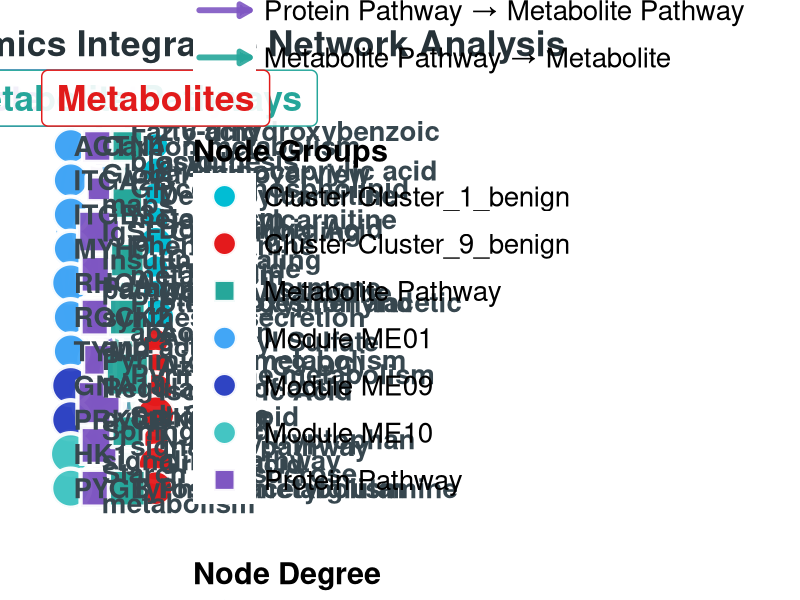
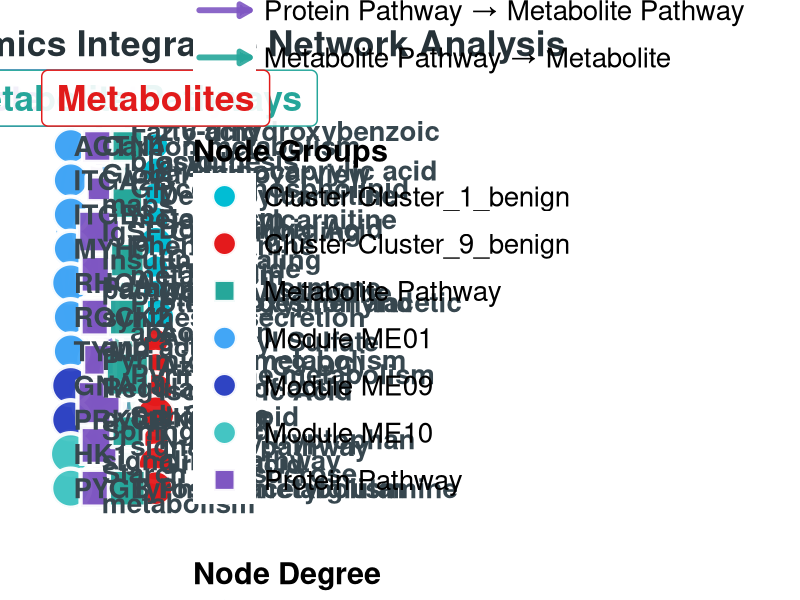
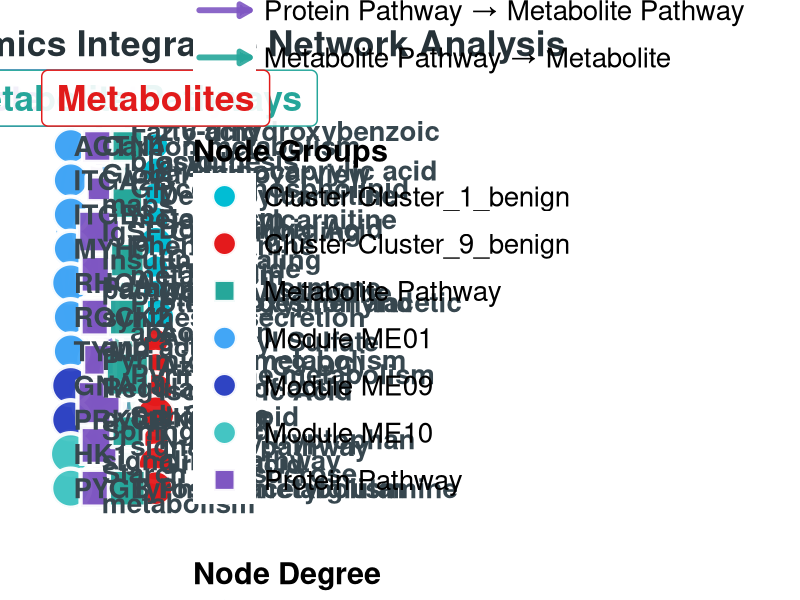

Write the R code that produced these figures, in order.
library(tidyverse)
library(igraph)
library(viridis)
library(patchwork)

## =============================
## 1. 读取数据
## =============================
prot  <- read.csv("Protein.csv", check.names = FALSE)
metab <- read.csv("Metabolism.csv", check.names = FALSE)
cross <- read.csv("pathway_correlation_results_FDR_BH.csv", check.names = FALSE)


cat("📊 Loading data...\n")

## =============================
## 2. 构建网络
## =============================

proteins      <- unique(prot$Gene)
proteins_pref <- paste0("P_", proteins)

prot_pathways     <- unique(cross$Protein)
prot_path_pref    <- paste0("PP_", prot_pathways)


meta_pathways  <- unique(cross$Metabolite)
meta_path_pref    <- paste0("MP_", meta_pathways)

metabolites       <- unique(metab$Metabolite)
metabolites_pref  <- paste0("M_", metabolites)

nodes <- tibble(
  name = c(proteins_pref, prot_path_pref, meta_path_pref, metabolites_pref),
  type = c(
    rep("Protein",            length(proteins_pref)),
    rep("Protein_Pathway",    length(prot_path_pref)),
    rep("Metabolite_Pathway", length(meta_path_pref)),
    rep("Metabolite",         length(metabolites_pref))
  )
)

# 绑定原始名字 + Module / Cluster
nodes <- nodes %>%
  mutate(raw_name = gsub("^(P_|PP_|MP_|M_)", "", name))

# 蛋白的 Module
prot_module <- prot %>%
  distinct(Gene, Module)

# 代谢物的 Cluster
metab_cluster <- metab %>%
  distinct(Metabolite, Cluster)

nodes <- nodes %>%
  left_join(prot_module,  by = c("raw_name" = "Gene")) %>%
  left_join(metab_cluster, by = c("raw_name" = "Metabolite"))

# 构建边
edges_p_to_pp <- prot %>%
  filter(Terms %in% prot_pathways) %>%
  transmute(from = paste0("P_", Gene), to = paste0("PP_", Terms)) %>%
  distinct()

edges_pp_to_mp <- cross %>%
  filter( FDR_BH < 0.001) %>%   # ✅ 只保留显著相关
  transmute(
    from = paste0("PP_", Protein),
    to   = paste0("MP_", Metabolite),
    corr = Correlation,
    pval = FDR_BH
  ) %>%
  distinct(from, to, .keep_all = TRUE)


edges_mp_to_m <- metab %>%
  filter(Terms %in% meta_pathways) %>%
  transmute(from = paste0("MP_", Terms), to = paste0("M_", Metabolite)) %>%
  distinct()

edges_all <- bind_rows(
  edges_p_to_pp %>% mutate(corr = NA_real_, pval = NA_real_),
  edges_pp_to_mp,  # ✅ 自带 corr / pval
  edges_mp_to_m %>% mutate(corr = NA_real_, pval = NA_real_)
) %>%
  filter(from %in% nodes$name & to %in% nodes$name)


g <- graph_from_data_frame(edges_all, vertices = nodes, directed = TRUE)


cat(sprintf("✓ Network: %d nodes, %d edges\n", vcount(g), ecount(g)))

## =============================
## 3. 节点属性
## =============================

degree_df <- tibble(name = V(g)$name, degree = degree(g, mode = "all"))
nodes <- nodes %>% left_join(degree_df, by = "name")

## =============================
## 4. 等高布局（按 Module / Cluster 排序）
## =============================

LAYER_X <- c(
  "Protein" = 2,
  "Protein_Pathway" = 8,
  "Metabolite_Pathway" = 14,
  "Metabolite" = 20
)

TOTAL_HEIGHT <- 20

# 先得到蛋白 Module 和代谢物 Cluster 的排序
prot_module_order <- nodes %>%
  filter(type == "Protein", !is.na(Module)) %>%
  pull(Module) %>%
  unique() %>%
  sort()

metab_cluster_order <- nodes %>%
  filter(type == "Metabolite", !is.na(Cluster)) %>%
  pull(Cluster) %>%
  unique() %>%
  sort()

nodes_layout <- nodes %>%
  mutate(
    x = LAYER_X[type],
    layer_num = match(type, names(LAYER_X)),
    
    # 为 Protein / Metabolite 生成数值排序键
    sort_key = dplyr::case_when(
      type == "Protein"    ~ as.numeric(match(Module,  prot_module_order)),
      type == "Metabolite" ~ as.numeric(match(Cluster, metab_cluster_order)),
      TRUE                 ~ NA_real_
    )
  ) %>%
  group_by(layer_num, type) %>%
  arrange(sort_key, raw_name, .by_group = TRUE) %>%  # 先按分类，再按名字
  mutate(
    n_nodes = n(),
    row_idx = row_number()
  ) %>%
  ungroup() %>%
  mutate(
    spacing = ifelse(n_nodes == 1, 0, TOTAL_HEIGHT / (n_nodes - 1)),
    y = ifelse(
      n_nodes == 1,
      0,
      -(row_idx - 1) * spacing + TOTAL_HEIGHT / 2
    )
  )

nodes_layout <- nodes_layout %>%
  mutate(
    raw_name_wrapped = case_when(
      # 只对包含这个通路名的节点换行
      grepl("Parathyroid hormone synthesis, secretion and action", raw_name) ~
        gsub(",", ",\n", raw_name),
      
      # 如果你希望所有包含逗号的名称都换行，则改成：
      # grepl(",", raw_name) ~ gsub(",", ",\n", raw_name),
      
      TRUE ~ raw_name
    )
  )


## =============================
## 4.1 组信息:Module / Cluster → group
## =============================
wrap_string <- function(x, width = 22){
  sapply(x, function(s){
    paste(strwrap(s, width = width), collapse = "\n")
  })
}

nodes_layout <- nodes_layout %>%
  mutate(
    raw_name_wrapped = wrap_string(raw_name, width = 22)
  )



nodes_layout <- nodes_layout %>%
  mutate(
    group = dplyr::case_when(
      type == "Protein"    & !is.na(Module)  ~ paste0("Module ", Module),
      type == "Metabolite" & !is.na(Cluster) ~ paste0("Cluster ", Cluster),
      type == "Protein_Pathway"              ~ "Protein Pathway",
      type == "Metabolite_Pathway"           ~ "Metabolite Pathway",
      TRUE ~ as.character(type)
    )
  )

## =============================
## 5. 边数据(添加曲线参数)
## =============================

# 这里用 from = Protein Pathway 节点名，to = Metabolite Pathway 节点名
# 注意：要写的是带前缀的名字，比如 "PP_xxx" / "MP_xxx"
key_edges <- tribble(
  ~from,                            ~to,
  "PP_IgSF CAM signaling",         "MP_Phenylalanine metabolism",
  "PP_Sphingolipid signaling pathway", "MP_Sphingolipid signaling pathway"
)

# 
# edge_data <- edges %>%
#   left_join(nodes_layout %>% select(name, x_from = x, y_from = y), 
#             by = c("from" = "name")) %>%
#   left_join(nodes_layout %>% select(name, x_to = x, y_to = y), 
#             by = c("to" = "name")) %>%
#   mutate(
#     edge_type = case_when(
#       x_to == LAYER_X["Protein_Pathway"]    ~ "Type1", # Protein → Protein Pathway
#       x_to == LAYER_X["Metabolite_Pathway"] ~ "Type2", # Protein Pathway → Metabolite Pathway
#       x_to == LAYER_X["Metabolite"]         ~ "Type3"  # Metabolite Pathway → Metabolite
#     ),
#     curvature = (y_to - y_from) / 20 * 0.3
#   ) %>%
#   # 标记关键通路-通路边：只在 Type2（PP→MP）里检测
#   left_join(
#     key_edges %>% mutate(is_key = TRUE),
#     by = c("from", "to")
#   ) %>%
#   mutate(
#     is_key = ifelse(is.na(is_key), FALSE, is_key),
#     edge_group = dplyr::case_when(
#       is_key ~ "Key_Pathway_Cross",   # ⭐ 关键边
#       TRUE   ~ edge_type              # 其他边用原来的 Type1/2/3
#     )
#   )
# 
# edge_data <- edge_data %>%
#   mutate(
#     edge_size = dplyr::case_when(
#       edge_group == "Key_Pathway_Cross" ~ 2.0,   # ⭐ 关键边：更粗
#       TRUE                               ~ 1.2    # 普通边
#     )
#   )
edge_data <- edges_all %>%
  left_join(nodes_layout %>% select(name, x_from = x, y_from = y),
            by = c("from" = "name")) %>%
  left_join(nodes_layout %>% select(name, x_to = x, y_to = y),
            by = c("to" = "name")) %>%
  mutate(
    edge_type = case_when(
      x_to == LAYER_X["Protein_Pathway"]    ~ "Type1", # Protein → Protein Pathway
      x_to == LAYER_X["Metabolite_Pathway"] ~ "Type2", # Protein Pathway → Metabolite Pathway
      x_to == LAYER_X["Metabolite"]         ~ "Type3"  # Metabolite Pathway → Metabolite
    ),
    curvature = (y_to - y_from) / 20 * 0.3
  )

# ✅ 只对 Type2 用相关性决定线宽（P<0.05 已在 edges_pp_to_mp 过滤）
#    线宽映射范围你可以自行调大/调小：to = c(0.6, 3.2)
edge_data <- edge_data %>%
  mutate(
    edge_group = edge_type,
    edge_size = case_when(
      edge_type == "Type2" & !is.na(corr) ~ scales::rescale(abs(corr), to = c(0.6, 3.2)),
      TRUE                                ~ 1.2
    )
  )

## =============================
## 6. 精致配色方案
## =============================

# Module颜色 - 使用科研渐变色(蓝色系)
module_levels  <- nodes_layout %>%
  filter(type == "Protein" & !is.na(Module)) %>%
  pull(Module) %>%
  unique() %>%
  sort()

# Cluster颜色 - 使用暖色系渐变
cluster_levels <- nodes_layout %>%
  filter(type == "Metabolite" & !is.na(Cluster)) %>%
  pull(Cluster) %>%
  unique() %>%
  sort()

# 使用专业配色
module_pal <- if (length(module_levels) > 0) {
  # 蓝色渐变:从浅到深
  cols <- c( "#42A5F5", "#2f44c3","#44c5c3")
  stats::setNames(cols, paste0("Module ", module_levels))
} else {
  character(0)
}

cluster_pal <- if (length(cluster_levels) > 0) {
  # 暖色渐变:橙红色系
  cols <- c("#00BCD4", "#E31A1C")
  stats::setNames(cols, paste0("Cluster ", cluster_levels))
} else {
  character(0)
}

# 通路节点使用优雅的紫色和青色
pathway_cols <- c(
  "Protein Pathway"    = "#7E57C2",    # 深紫色
  "Metabolite Pathway" = "#26A69A"     # 蒂芙尼蓝
)

# 综合颜色
GROUP_COLORS <- c(module_pal, pathway_cols, cluster_pal)

# 背景颜色 - 更柔和
BG_COLORS <- c(
  "Protein" = "#F5F9FF",
  "Protein_Pathway" = "#F3EEF9",
  "Metabolite_Pathway" = "#E8F5F3",
  "Metabolite" = "#FFF3F0"
)

EDGE_COLORS <- c(
  "Type1"            = "#42A5F5",  # Protein → Protein Pathway
  "Type2"            = "#7E57C2",  # Protein Pathway → Metabolite Pathway（普通）
  "Type3"            = "#26A69A",  # Metabolite Pathway → Metabolite
  "Key_Pathway_Cross" = "#e11b1b"  # ⭐ 关键通路-通路交叉
)

## =============================
## 7. 背景矩形(带圆角效果)
## =============================

bg_rects <- nodes_layout %>%
  group_by(type, x) %>%
  summarise(
    xmin = unique(x) - 2.0,
    xmax = unique(x) + 2.0,
    ymin = -TOTAL_HEIGHT / 2 - 1.2,
    ymax = TOTAL_HEIGHT / 2 + 1.2,
    .groups = "drop"
  ) %>%
  mutate(fill_color = BG_COLORS[type])

## =============================
## 8. 层标题
## =============================
layer_titles <- tibble(
  x = LAYER_X,
  y = TOTAL_HEIGHT / 2 + 2.8,
  label = c(
    "Proteins",
    "Protein Pathways",
    "Metabolite Pathways",
    "Metabolites"
  ),
  label_color = c(
    "#42A5F5",                      # Proteins（蓝色）
    pathway_cols["Protein Pathway"],        # Protein Pathway 的颜色（紫色）
    pathway_cols["Metabolite Pathway"],     # Metabolite Pathway 的颜色（青绿）
    "#e11b1b"                       # Metabolites（橙红）
  )
)





## =============================
## 9. 增强绘图
## =============================

# 先算一下节点范围
x_range <- range(nodes_layout$x)
y_range <- range(nodes_layout$y)

p <- ggplot() +
  
  # 1. 背景矩形 - 添加边框
  geom_rect(
    data = bg_rects,
    aes(xmin = xmin, xmax = xmax, ymin = ymin, ymax = ymax),
    fill = bg_rects$fill_color,
    color = "white",
    alpha = 0.4,
    linewidth = 0.8
  ) +
  
  # 2. 边 - 使用更柔和的曲线
  geom_curve(
    data = edge_data,
    aes(x = x_from, y = y_from, xend = x_to, yend = y_to, 
        color = edge_group,
        linewidth = edge_size),      # ⭐ 用分组粗细
    curvature = 0.2,
    alpha = 0.6,                     # 可以稍微增加一点透明度，显得更干净
    arrow = arrow(length = unit(3, "mm"), type = "closed"),
    lineend = "round"
  ) +
  scale_linewidth_identity() +        # ⭐ 让 linewidth 不被 scale_size 覆盖

  
  # 3. 节点外圈阴影效果
  geom_point(
    data = nodes_layout,
    aes(x = x, y = y, size = degree),
    shape = 21,
    color = "#00000020",
    fill = "#00000010",
    stroke = 0,
    alpha = 0.3
  ) +
  
  # 4. 节点主体
  geom_point(
    data = nodes_layout,
    aes(x = x, y = y, fill = group, size = degree),
    shape = 21,
    color = "white",
    stroke = 3,
    alpha = 0.95
  ) +
  
  # 4a. 非通路节点：圆形 (Protein / Metabolite)
  geom_point(
    data = nodes_layout %>% 
      dplyr::filter(type %in% c("Protein", "Metabolite")),
    aes(x = x, y = y, fill = group, size = degree),
    shape = 21,                # 圆形
    color = "white",
    stroke = 2.2,
    alpha = 0.95
  ) +
  
  # 4b. 通路节点：正方形 (Protein_Pathway / Metabolite_Pathway)
  geom_point(
    data = nodes_layout %>% 
      dplyr::filter(type %in% c("Protein_Pathway", "Metabolite_Pathway")),
    aes(x = x, y = y, fill = group, size = degree),
    shape = 22,                # 正方形
    color = "white",
    stroke = 2.2,
    alpha = 0.95
  ) +
  # 5. 节点标签
  geom_text(
    data = nodes_layout,
    aes(x = x + 0.6, y = y, label = raw_name_wrapped),
    hjust = 0,
    size = 7,
    fontface = "bold",
    color = "#37474F",
    lineheight = 0.9
  ) +
  
  # 6. 层标题 - 使用灰色框
  geom_label(
    data = layer_titles,
    aes(
      x = x,
      y = y,
      label = label,
      colour = I(label_color)   # ⭐ 每个标题使用自己的颜色，不走 scale
    ),
    size = 9,
    fontface = "bold",
    fill = "#FFFFFF",
    alpha = 0.9,
    label.padding = unit(0.35, "lines"),
    label.size = 0.5,
    lineheight = 0.85,
    show.legend = FALSE
  ) +
  

  
  # 7. 主标题
  annotate("text",
           x = mean(LAYER_X),
           y = TOTAL_HEIGHT / 2 + 6.0,
           label = "Protomic-Metabolomics Integrative Network Analysis",
           size = 9,
           fontface = "bold",
           color = "#263238") +
  
  # annotate("text",
  #          x = mean(LAYER_X),
  #          y = TOTAL_HEIGHT / 2 + 5.0,
  #          label = "Protein-Pathway-Metabolite Cross-talk Visualization",
  #          size = 4.5,
  #          color = "#546E7A",
  #          fontface = "italic") +
  
  # # 8. 添加统计信息框
  # annotate("label",
  #          x = 23,
  #          y = -TOTAL_HEIGHT/2 - 0.5,
  #          label = sprintf("Network Statistics\nNodes: %d | Edges: %d", 
  #                          vcount(g), ecount(g)),
  #          size = 3,
  #          hjust = 0,
  #          color = "#37474F",
  #          fill = "#FFFFFF",
  #          alpha = 0.9,
  #          label.size = 0.5) +
  
  # 9. 颜色映射
  scale_fill_manual(
    values = GROUP_COLORS,
    name   = "Node Groups"
  ) +
  
  scale_color_manual(
    values = EDGE_COLORS,
    name = "Connection Types",
    labels = c(
      "Type1" = "Protein → Protein Pathway",
      "Type2" = "Protein Pathway → Metabolite Pathway",
      "Type3" = "Metabolite Pathway → Metabolite",
      "Key_Pathway_Cross" = "Key cross-talk between pathways"
    )
  ) +
  
  scale_size_continuous(
    range = c(8, 15), 
    name = "Node Degree",
    breaks = c(2, 5, 10, 15)
  ) +
  
  # 10. 坐标系统
  coord_cartesian(
    xlim = x_range + c(-2, 5),   # 左右各留一点空白即可
    ylim = y_range + c(-2, 4),   # 上面多留一点给标题
    clip = "off"
  ) +
  # 11. 精致主题
  theme_void() +
  theme(
    plot.background = element_rect(fill = "white", color = NA),
    panel.background = element_rect(fill = "white", color = NA),
    
    legend.position = "right",
    legend.box = "vertical",
    legend.direction = "vertical",
    legend.spacing.y = unit(1.4, "cm"),
    
    # 🔺全局字号
    text = element_text(size = 20, family = "sans"),
    legend.title = element_text(size = 22, face = "bold"),
    legend.text  = element_text(size = 20),
    
    legend.key.width  = unit(1.6, "cm"),
    legend.key.height = unit(1.3, "cm"),
    
    plot.margin = margin(t = 40, r = 40, b = 40, l = 40, unit = "pt")
  ) +
  
  # ========== 图例样式 ==========
guides(
  color = guide_legend(
    title = "Connection Types",
    override.aes = list(linewidth = 2, alpha = 0.9),
    keyheight = unit(1.2, "cm"),  # ⭐ 只给 color legend 增加内部间距
    ncol = 1,
    order = 1          # 第一块：边
  ),
  fill = guide_legend(
    title = "Node Groups",
    override.aes = list(size = 7, stroke = 2),
    keyheight = unit(1.2, "cm"),  # ⭐ 只给 color legend 增加内部间距
    ncol = 1,
    order = 2          # 第二块：节点
  ),
  size = guide_legend(
    title = "Node Degree",
    override.aes = list(fill = "#90CAF9", color = "white", stroke = 2),
    keyheight = unit(1.2, "cm"),  # ⭐ 只给 color legend 增加内部间距
    ncol = 1,
    order = 3          # 第三块：度数
  )
)


## =============================
## 10. 保存高质量图片
## =============================

ggsave("Network_Enhanced_Beautiful.png",
       p, width = 24, height = 14, dpi = 600, bg = "white")

ggsave("Network_Enhanced_Beautiful.pdf",
       p, width = 24, height = 14, device = cairo_pdf, bg = "white")

ggsave("Network_Enhanced_Beautiful.tiff",
       p, width = 24, height = 14, dpi = 600, 
       compression = "lzw", bg = "white")
